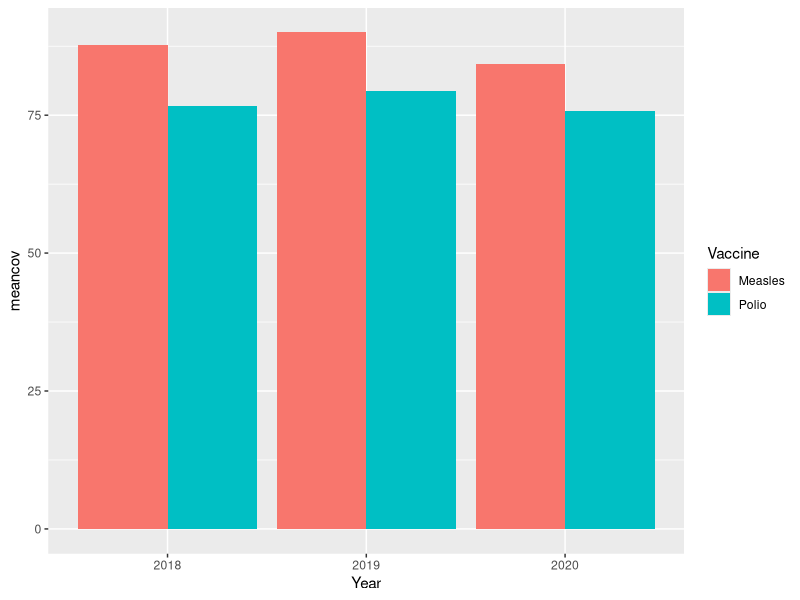

Write the R code that produced this figure.
## ---- chunk 1
library(readr)
library(tidyr)
library(dplyr)
library(ggplot2)
## ---- chunk 2
vdat <- read_csv(here::here("misc/pivot-data-vaccine.csv"))
vdat
## ---- chunk 3
vlong <- 
  vdat |> 
  pivot_longer(cols = -Region, 
               names_to = c("Vaccine", "Year"), 
               names_sep = "_",
               values_to = "Coverage") |> 
  dplyr::mutate(Coverage=parse_number(Coverage))
vlong
## ---- chunk 4
# Mean coverage by year
vlong |> 
  group_by(Year) |> 
  summarize(meancov=mean(Coverage))

# Mean coverage by vaccine by year
vlong |> 
  group_by(Vaccine, Year) |> 
  summarize(meancov=mean(Coverage))

# Mean coverage by vaccine by year plot
vlong |> 
  group_by(Vaccine, Year) |> 
  summarize(meancov=mean(Coverage)) |> 
  ggplot(aes(Year, meancov)) + geom_col(aes(fill=Vaccine), position="dodge")
## ---- chunk 5
idat <- read_csv(here::here("misc/pivot-data-infections.csv"))
idat
## ---- chunk 6
ilong <- 
  idat |> 
  pivot_longer(
    cols = -patient,
    names_to = c(".value", "Group"),
    names_pattern = "(\\w+)_(\\d+)"
  ) |> 
  filter(!is.na(visit))
ilong
## ---- chunk 7
# How many visits does each patient have?
ilong |> 
  group_by(patient) |> 
  summarize(n_visits = n())

# How many distinct patients has each organism been found in?
ilong |> 
  group_by(org) |> 
  summarize(n_patients = n_distinct(patient))

# What are the earliest and latest dates we have in our data?
ilong |> 
  summarize(start=min(visit), end=max(visit))
